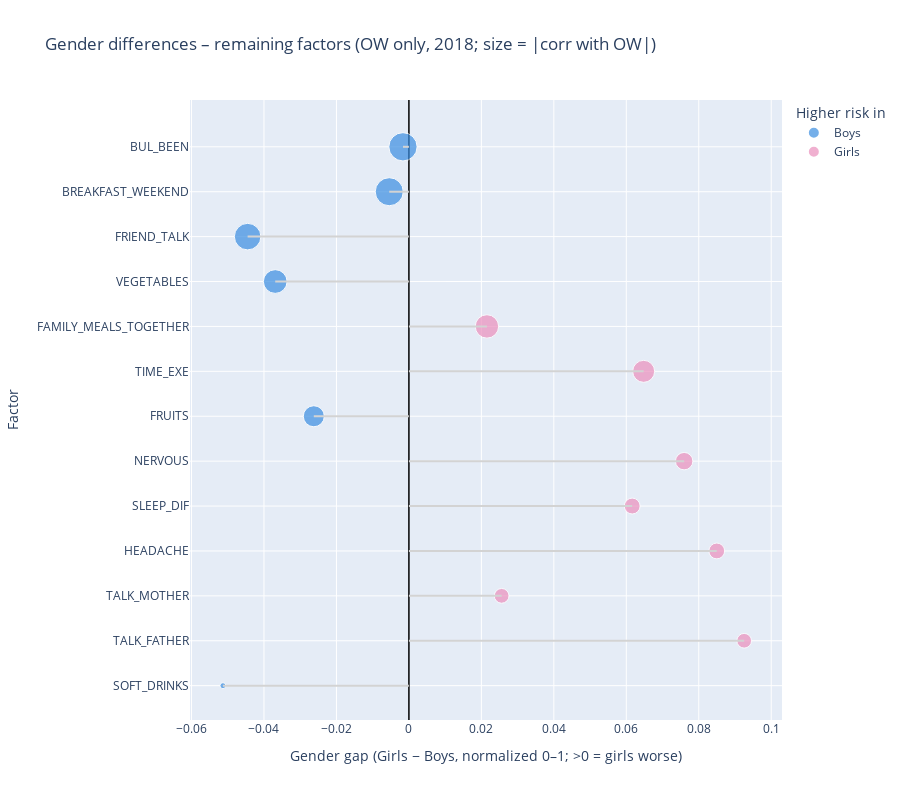

Notebook code for this chart:
### Code cell
remaining_factors = [f for f in list_columns if f not in top5_corr]

# průměry podle pohlaví pro zbývající faktory (OW only)
df_ow_2018 = df_2018_norm[df_2018_norm["OVERWEIGHT"] == 1].copy()

sex_means_all = (
    df_ow_2018
    .groupby("SEX", as_index=False)[remaining_factors]
    .mean()
)

sex_long_all = sex_means_all.melt(
    id_vars=["SEX"],
    value_vars=remaining_factors,
    var_name="FACTOR",
    value_name="VALUE"
)

sex_long_all["SEX_STRING"] = sex_long_all["SEX"].map({1: "Boys", 2: "Girls"})

# tabulka gapů
gap_table_rest = (
    sex_long_all
    .groupby(["FACTOR", "SEX_STRING"])["VALUE"]
    .mean()
    .unstack("SEX_STRING")
)

gap_table_rest["GIRLS_MINUS_BOYS"] = gap_table_rest["Girls"] - gap_table_rest["Boys"]
gap_table_rest["ABS_GAP"] = gap_table_rest["GIRLS_MINUS_BOYS"].abs()

# přidáme korelaci s OW
gap_rest = gap_table_rest.reset_index()
gap_rest["CORR"] = gap_rest["FACTOR"].map(corr_series)
gap_rest["ABS_CORR"] = gap_rest["CORR"].abs()

# pořadí faktorů podle |korelace| (nejvíc nahoře)
factor_order_rest = (
    gap_rest
    .sort_values("ABS_CORR", ascending=False)["FACTOR"]
    .tolist()
)

gap_rest["SIDE"] = np.where(
    gap_rest["GIRLS_MINUS_BOYS"] > 0,
    "Girls",
    "Boys"
)

color_gap = {
    "Girls": "#eb8fbd",
    "Boys": "#3b8ee1"
}

# lollipop graph:
fig3 = px.scatter(
    gap_rest,
    x="GIRLS_MINUS_BOYS",
    y="FACTOR",
    color="SIDE",
    size="ABS_CORR",  # čím větší korelace s OW, tím větší puntík
    color_discrete_map=color_gap,
    category_orders={"FACTOR": factor_order_rest},
    title="Gender differences – remaining factors (OW only, 2018; size = |corr with OW|)"
)

# „lollipop“: čára od 0 k bodu
for _, row in gap_rest.iterrows():
    fig3.add_shape(
        type="line",
        x0=0, y0=row["FACTOR"],
        x1=row["GIRLS_MINUS_BOYS"], y1=row["FACTOR"],
        line=dict(color="lightgrey", width=2)
    )

fig3.update_traces(
    mode="markers",
    marker_line_width=1,
    marker_line_color="white"
)

fig3.update_layout(
    xaxis_title="Gender gap (Girls − Boys, normalized 0–1; >0 = girls worse)",
    yaxis_title="Factor",
    legend_title="Higher risk in",
    xaxis=dict(
        zeroline=True,
        zerolinecolor="black",
        zerolinewidth=1.5
    ),
    height=800,
    margin=dict(l=180)
)

fig3.show()

### Figure 1 — Plotly figure (JSON) as saved in the notebook; plotly's stock layout.template omitted (floating-point values rounded to 4 significant figures)
{"data": [{"hovertemplate": "SIDE=Boys<br>GIRLS_MINUS_BOYS=%{x}<br>FACTOR=%{y}<br>ABS_CORR=%{marker.size}<extra></extra>", "legendgroup": "Boys", "marker": {"color": "#3b8ee1", "line": {"color": "white", "width": 1}, "size": [0.0521, 0.053, 0.04669, 0.02933, 0.002352, 0.03731], "sizemode": "area", "sizeref": 0.0001325, "symbol": "circle"}, "mode": "markers", "name": "Boys", "orientation": "h", "showlegend": true, "type": "scatter", "x": [-0.005428, -0.001636, -0.04451, -0.02625, -0.05133, -0.0369], "xaxis": "x", "y": ["BREAKFAST_WEEKEND", "BUL_BEEN", "FRIEND_TALK", "FRUITS", "SOFT_DRINKS", "VEGETABLES"], "yaxis": "y"}, {"hovertemplate": "SIDE=Girls<br>GIRLS_MINUS_BOYS=%{x}<br>FACTOR=%{y}<br>ABS_CORR=%{marker.size}<extra></extra>", "legendgroup": "Girls", "marker": {"color": "#eb8fbd", "line": {"color": "white", "width": 1}, "size": [0.03631, 0.01662, 0.02009, 0.01673, 0.01432, 0.01442, 0.03206], "sizemode": "area", "sizeref": 0.0001325, "symbol": "circle"}, "mode": "markers", "name": "Girls", "orientation": "h", "showlegend": true, "type": "scatter", "x": [0.02153, 0.08496, 0.07596, 0.06163, 0.09253, 0.0256, 0.06479], "xaxis": "x", "y": ["FAMILY_MEALS_TOGETHER", "HEADACHE", "NERVOUS", "SLEEP_DIF", "TALK_FATHER", "TALK_MOTHER", "TIME_EXE"], "yaxis": "y"}], "layout": {"height": 800, "legend": {"itemsizing": "constant", "title": {"text": "Higher risk in"}, "tracegroupgap": 0}, "margin": {"l": 180}, "shapes": [{"line": {"color": "lightgrey", "width": 2}, "type": "line", "x0": 0, "x1": -0.005428, "y0": "BREAKFAST_WEEKEND", "y1": "BREAKFAST_WEEKEND"}, {"line": {"color": "lightgrey", "width": 2}, "type": "line", "x0": 0, "x1": -0.001636, "y0": "BUL_BEEN", "y1": "BUL_BEEN"}, {"line": {"color": "lightgrey", "width": 2}, "type": "line", "x0": 0, "x1": 0.02153, "y0": "FAMILY_MEALS_TOGETHER", "y1": "FAMILY_MEALS_TOGETHER"}, {"line": {"color": "lightgrey", "width": 2}, "type": "line", "x0": 0, "x1": -0.04451, "y0": "FRIEND_TALK", "y1": "FRIEND_TALK"}, {"line": {"color": "lightgrey", "width": 2}, "type": "line", "x0": 0, "x1": -0.02625, "y0": "FRUITS", "y1": "FRUITS"}, {"line": {"color": "lightgrey", "width": 2}, "type": "line", "x0": 0, "x1": 0.08496, "y0": "HEADACHE", "y1": "HEADACHE"}, {"line": {"color": "lightgrey", "width": 2}, "type": "line", "x0": 0, "x1": 0.07596, "y0": "NERVOUS", "y1": "NERVOUS"}, {"line": {"color": "lightgrey", "width": 2}, "type": "line", "x0": 0, "x1": 0.06163, "y0": "SLEEP_DIF", "y1": "SLEEP_DIF"}, {"line": {"color": "lightgrey", "width": 2}, "type": "line", "x0": 0, "x1": -0.05133, "y0": "SOFT_DRINKS", "y1": "SOFT_DRINKS"}, {"line": {"color": "lightgrey", "width": 2}, "type": "line", "x0": 0, "x1": 0.09253, "y0": "TALK_FATHER", "y1": "TALK_FATHER"}, {"line": {"color": "lightgrey", "width": 2}, "type": "line", "x0": 0, "x1": 0.0256, "y0": "TALK_MOTHER", "y1": "TALK_MOTHER"}, {"line": {"color": "lightgrey", "width": 2}, "type": "line", "x0": 0, "x1": 0.06479, "y0": "TIME_EXE", "y1": "TIME_EXE"}, {"line": {"color": "lightgrey", "width": 2}, "type": "line", "x0": 0, "x1": -0.0369, "y0": "VEGETABLES", "y1": "VEGETABLES"}], "title": {"text": "Gender differences – remaining factors (OW only, 2018; size = |corr with OW|)"}, "xaxis": {"anchor": "y", "domain": [0, 1], "title": {"text": "Gender gap (Girls − Boys, normalized 0–1; >0 = girls worse)"}, "zeroline": true, "zerolinecolor": "black", "zerolinewidth": 1.5}, "yaxis": {"anchor": "x", "categoryarray": ["SOFT_DRINKS", "TALK_FATHER", "TALK_MOTHER", "HEADACHE", "SLEEP_DIF", "NERVOUS", "FRUITS", "TIME_EXE", "FAMILY_MEALS_TOGETHER", "VEGETABLES", "FRIEND_TALK", "BREAKFAST_WEEKEND", "BUL_BEEN"], "categoryorder": "array", "domain": [0, 1], "title": {"text": "Factor"}}}}
